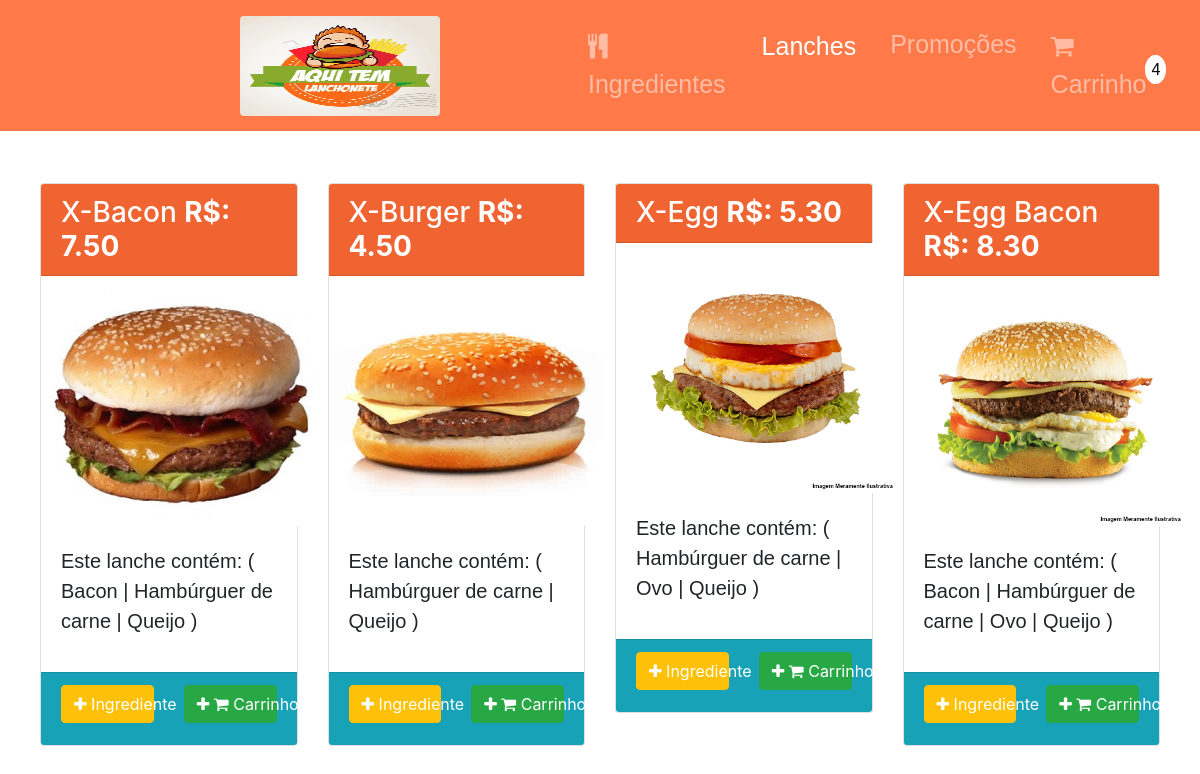
The page /snacks/ on the database its author committed.
### snackbar/models.py (models this page shows)
class Ingredient(models.Model):
    name = models.CharField(max_length=255, null=False, verbose_name="Nome do Ingrediente")
    value =  models.FloatField(null=True, verbose_name="Valor do Ingrediente")
    category = models.IntegerField(null=True, verbose_name="Categoria do ingrediente 1-Alface | 2-Bacon | 3-Hambúrguer de carne | 4-Ovo | 5-Queijo")

class SoppingCart(models.Model):
    name_snack = models.CharField(max_length=255, null=False, verbose_name="Nome do Ingrediente")
    img_snack = models.CharField(max_length=255, null=False, verbose_name="foto do lanche")
    amount_lettuce = models.IntegerField(null=False, verbose_name="Quantidade de alface")
    amount_bacon = models.IntegerField(null=False, verbose_name="Quantidade de Bacon")
    amount_burger = models.IntegerField(null=False, verbose_name="Quantidade de Hambúguer de carne")
    amount_egg = models.IntegerField(null=False, verbose_name="Quantidade de ovo")
    amount_cheese = models.IntegerField(null=False, verbose_name="Quantidade de queijo")
    price = models.FloatField(null=True, verbose_name="Valor do lanche")

### snackbar/views.py (the view)
# urls.py: path('' , RedirectView.as_view(url='snacks/')),
def snacks(request):
    snacks = getDefaultSnacks(defaultIngrients())
    sopping_cart = SoppingCart.objects.all()
    for snack in snacks:
        for ingredient in snack.ingredients_list:
            if ingredient.amount > 0:
                snack.price += ingredient.amount * ingredient.value
    return render(request, 'snacks.html', {'snacks':snacks, 'sopping_cart':sopping_cart})

### snackbar/default_snacks_helper.py (called while the page is built)
def defaultIngrients():
    lettuce = Ingredient.objects.get(category=1)
    bacon = Ingredient.objects.get(category=2)
    burger = Ingredient.objects.get(category=3)
    egg = Ingredient.objects.get(category=4)
    cheese = Ingredient.objects.get(category=5)
    lettuce = Ingredient(0,"alface", lettuce.value, 0)
    bacon = Ingredient(1,"Bacon", bacon.value, 0)
    burger = Ingredient(2,"Hambúrguer de carne", burger.value, 0)
    egg = Ingredient(3,"Ovo", egg.value, 0)
    cheese = Ingredient(4,"Queijo", cheese.value, 0)
    ingredients = [lettuce, bacon, burger, egg, cheese]
    return ingredients

def add_default_amount_ingredient(snack, ids_ingredients):
    for ingredient in snack.ingredients_list:
        if ingredient.id in ids_ingredients:
            ingredient.amount = 1
        else:
            ingredient.amount = 0
    return snack

def getDefaultSnacks(ingredients):
    x_bacon = Snacks(1,"X-Bacon",  "xbacon-img.jpg" , defaultIngrients())
    x_bacon = add_default_amount_ingredient(x_bacon, [1,2,4])
    x_burger = Snacks(2,"X-Burger", "xburger-img.jpg", defaultIngrients())
    x_burger = add_default_amount_ingredient(x_burger, [2,4])
    x_egg = Snacks(3,"X-Egg","xegg-img.jpg",  defaultIngrients())
    x_egg = add_default_amount_ingredient(x_egg, [3,2,4])
    x_egg_bacon = Snacks(4,"X-Egg Bacon", "xegg-bacon-img.jpg", defaultIngrients())
    x_egg_bacon = add_default_amount_ingredient(x_egg_bacon, [3, 1, 2, 4])
    defaultSnacks = [x_bacon, x_burger, x_egg, x_egg_bacon]
    return defaultSnacks

### snackbar/modelo.py (called while the page is built)
    @property
    def id(self):
        return self._id

    @property
    def name_snack(self):
        return self._name_snack

    @property
    def snack_img(self):
        return self._snack_img

    @property
    def ingredients_list(self):
        return self._ingredients_list

    @property
    def price(self):
        return self._price

    @price.setter
    def price(self, new_price):
        self._price = new_price

### snackbar/templates/snacks.html (shortened to what this page needs)
{% extends "base.html" %}
{% load static %}
{% block content %}
<div class="container-fluid" id="snacks_list">
<div class="row">
    {% for snack in snacks %}
        <div class="col-md-3 col-xs-12" id="snack_card">
            <div class="card">
                <h3 class="card-header text-white no-margin" id="card_header"> {{snack.name_snack}} <b class="text-left">R$: {{snack.price|floatformat:2 }}</b>  </h3>
                <div class="card-block">
                {% with 'img/'|add:snack.snack_img as image_static %}
                    <img class="card-img-top" src="{% static image_static %}" id="img_snack" alt="Card image cap" />
                {% endwith %}
                </div>
                <p class="card-body">Este lanche contém: (
                    {% for ingredient in snack.ingredients_list %}
                    {% if ingredient.amount > 0 %}
                        {% if forloop.last %}
                        {{ingredient.name}}
                        {%else%}
                        {{ingredient.name}} |
                        {%endif%}
                    {% endif %}
                    {% endfor %})
                </p>
                <div class="card-footer bg-info text-white">
                    <div class="row">
                    <div class="col-lg-6 col-md-6 col-xs-12">
                        <a href="more/{{snack.id}}/" type="button" class="btn btn-warning block">
                            <i class="fa fa-plus" aria-hidden="true"></i>
                           Ingrediente</a>
                    </div>
                    <div class="col-lg-6 col-md-6 col-xs-12">
                        <button onclick="addOnShoppingCart('{{snack.id}}', '{{snack.name_snack}}', '{{snack.snack_img}}')" type="button" class="btn btn-success block">
                        <i class="fa fa-plus" aria-hidden="true"></i>
                        <i class="fa fa-shopping-cart" aria-hidden="true"></i>
                         Carrinho </button>
                    </div>
                    </div>
                </div>
            </div>
        </div>
    {% endfor %}
</div>
</div>
{% endblock %}

### static/css/style.css (style rules this page uses)
#img_snack { height: 250px !important; width: 280px !important; }
#snacks_list { margin-top: 1% !important; padding: 40px !important; }
#card_header { background-color: rgb(240, 100, 49) !important;; }
.block { width: 100%; cursor: pointer; text-align: center; color: white; margin-bottom: 10px !important; }
#snack_card { padding-bottom: 15px !important; }
.card-body { font-family: Verdana, Geneva, Tahoma, sans-serif !important; font-size: 20px !important; }

### rows shown on the page
Ingredient: name "Bacon"
Ingredient: name "Hambúrguer de carne"
Ingredient: name "Queijo"
Ingredient: name "Ovo"
SoppingCart: name_snack "X-Egg Bacon", price "8.30"

### other values the page prints
{{ sopping_cart.count }} "4"
{{ snack.name_snack }} "X-Bacon" "X-Burger" "X-Egg"
{{ snack.price|floatformat:2 }} "7.50" "4.50" "5.30"
